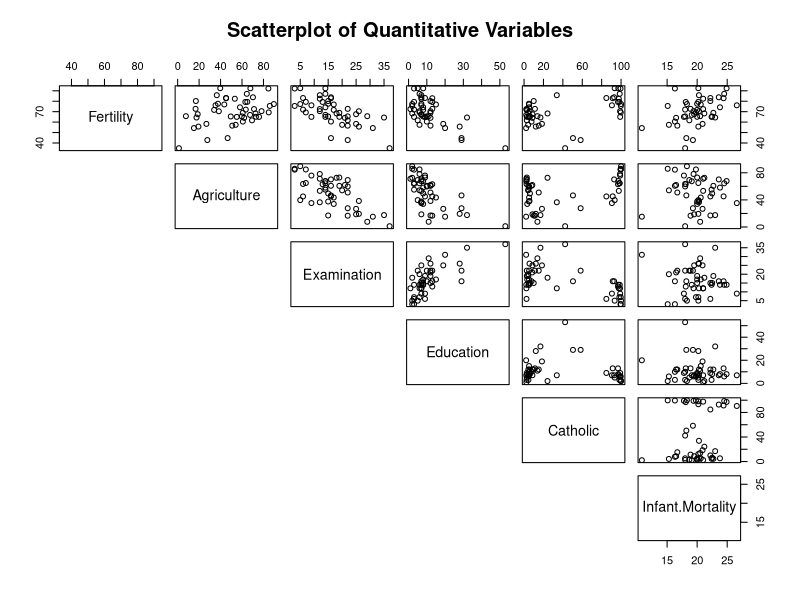

Reproduce this figure in R.
## ---- chunk 1
library(tidyverse)
library(datasets)
data <- swiss
head(data)
## ---- chunk 2
pairs(data, lower.panel = NULL, main="Scatterplot of Quantitative Variables")
round(cor(data),3)
## ---- chunk 3
result<-lm(Fertility~., data=data)
summary(result)
## ---- chunk 4
pt(-0.6196495, 108) * 2
## ---- chunk 5
qt(0.975, 108)
## ---- chunk 6
qt(1 - 0.05/6, 108)
